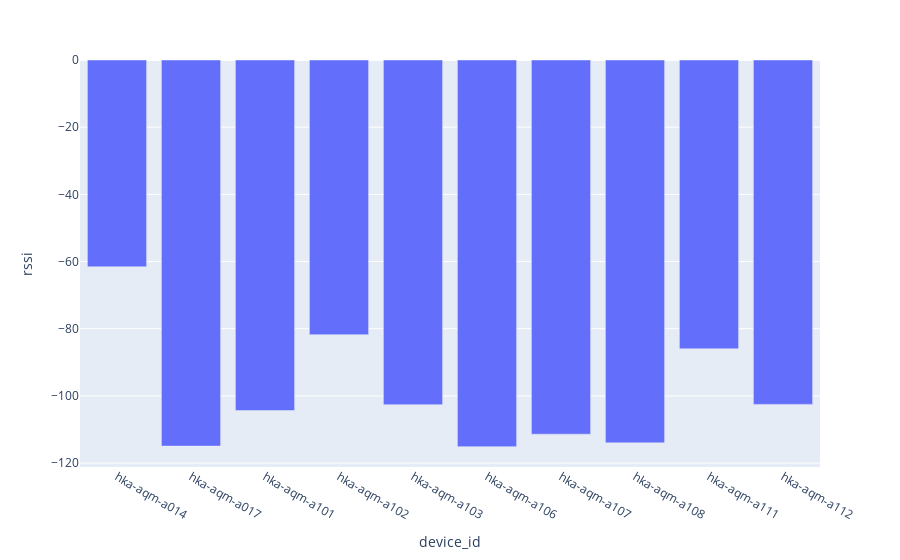

This figure's notebook cell:
### Markdown cell above
DUrchschnitt RSSI pro Raum

### Code cell
average_rssi = df.groupby('device_id')['rssi'].mean()
px.bar(average_rssi, x=average_rssi.index, y='rssi')

### Figure 1 — Plotly figure (JSON) as saved in the notebook; plotly's stock layout.template omitted (floating-point values rounded to 4 significant figures)
{"data": [{"alignmentgroup": "True", "hovertemplate": "device_id=%{x}<br>rssi=%{y}<extra></extra>", "legendgroup": "", "marker": {"color": "#636efa", "pattern": {"shape": ""}}, "name": "", "offsetgroup": "", "orientation": "v", "showlegend": false, "textposition": "auto", "type": "bar", "x": ["hka-aqm-a014", "hka-aqm-a017", "hka-aqm-a101", "hka-aqm-a102", "hka-aqm-a103", "hka-aqm-a106", "hka-aqm-a107", "hka-aqm-a108", "hka-aqm-a111", "hka-aqm-a112"], "xaxis": "x", "y": [-61.56, -114.9, -104.4, -81.77, -102.6, -115.1, -111.4, -114.0, -85.98, -102.5], "yaxis": "y"}], "layout": {"barmode": "relative", "legend": {"tracegroupgap": 0}, "margin": {"t": 60}, "xaxis": {"anchor": "y", "domain": [0, 1], "title": {"text": "device_id"}}, "yaxis": {"anchor": "x", "domain": [0, 1], "title": {"text": "rssi"}}}}
